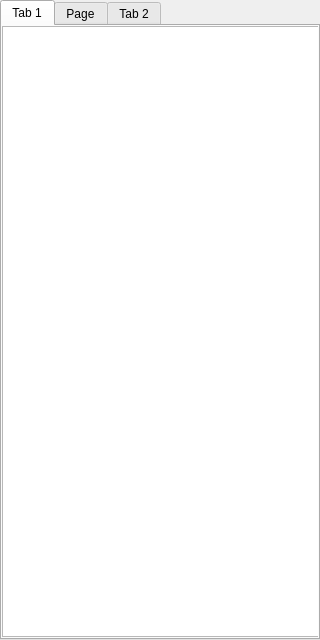
<?xml version="1.0" encoding="UTF-8"?>
<ui version="4.0">
 <class>BrandTabs</class>
 <widget class="QWidget" name="BrandTabs">
  <property name="geometry">
   <rect>
    <x>0</x>
    <y>0</y>
    <width>320</width>
    <height>640</height>
   </rect>
  </property>
  <property name="windowTitle">
   <string>Form</string>
  </property>
  <widget class="QTabWidget" name="tabWidget">
   <property name="geometry">
    <rect>
     <x>0</x>
     <y>0</y>
     <width>320</width>
     <height>640</height>
    </rect>
   </property>
   <property name="currentIndex">
    <number>0</number>
   </property>
   <widget class="QWidget" name="tab">
    <attribute name="title">
     <string>Tab 1</string>
    </attribute>
    <widget class="QListView" name="brandListView">
     <property name="geometry">
      <rect>
       <x>0</x>
       <y>0</y>
       <width>471</width>
       <height>611</height>
      </rect>
     </property>
    </widget>
   </widget>
   <widget class="QWidget" name="tab_3">
    <attribute name="title">
     <string>Page</string>
    </attribute>
    <widget class="QListView" name="listView">
     <property name="geometry">
      <rect>
       <x>0</x>
       <y>0</y>
       <width>320</width>
       <height>640</height>
      </rect>
     </property>
    </widget>
   </widget>
   <widget class="QWidget" name="tab_2">
    <attribute name="title">
     <string>Tab 2</string>
    </attribute>
   </widget>
  </widget>
 </widget>
 <resources/>
 <connections/>
</ui>
